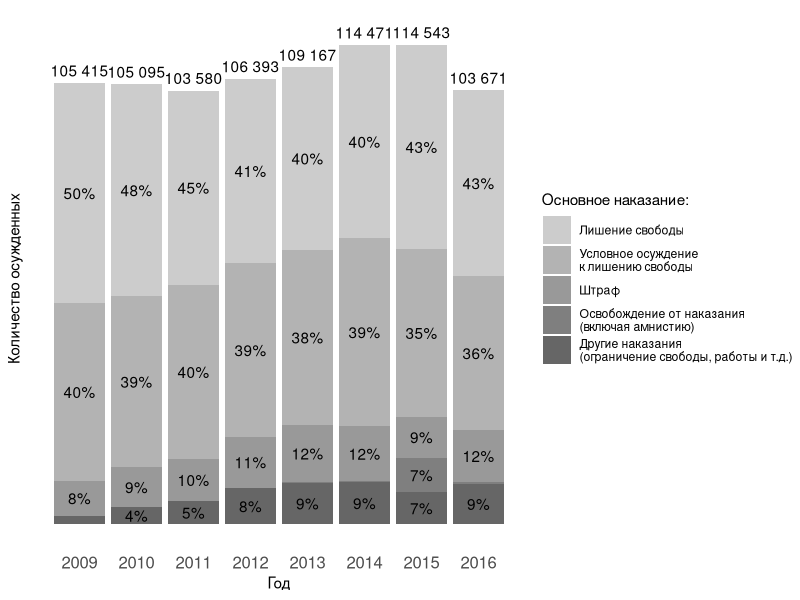

R code for this plot:
library(reshape2)
library(ggplot2)
library(scales)
library(dplyr)

d <- read.csv2("data/drug_court_decision_stats_2009-2016.csv", stringsAsFactors = F)

# Melt data
d.m <- melt(d,id.vars = "year", measure.vars = c("imprisonment",
                                                 "probation",
                                                 "fine",
                                                 "amnesty",
                                                 "other_outcomes")) ## just melt(dat) should work

# Calculate percentages

d.m <- d.m %>%
  group_by(year) %>%
  do(mutate(., perc = value / sum(value) * 100))

d.m$perc_label <- paste0(sprintf("%.0f", d.m$perc), "%")
d.m$perc_label[d.m$perc_label %in% c('0%',"1%", "2%")] <- ''

totals <- d.m %>%
  group_by(year) %>%
  summarize(total = sum(value))
totals$label <- paste(format(totals$total, big.mark = " "))


p <- ggplot() +
  geom_bar(data = d.m, aes(x = year, y = value,fill=variable), stat="identity") +
  theme_minimal() +
  theme(panel.grid.minor = element_blank(),
        panel.grid.major = element_blank(),
        legend.box='vertical',
        legend.margin=margin(t = 0,
                             r = 0,
                             b = 0,
                             l = 0,
                             unit='cm'),
        legend.key = element_rect(size = 0),
        legend.key.size = unit(1.5, 'lines'),
        axis.text.x = element_text(size=12))+
  scale_y_continuous(name='Количество осужденных', labels = NULL)+
  scale_x_continuous(breaks=c(2009:2016))+
  geom_text(data = d.m, aes(x = year, y = value,fill=variable, label = perc_label), 
            position = position_stack(vjust = 0.5))+
  geom_text(data = totals, aes(year, total + 3000, label = label, fill = NULL)) +
  labs(x="Год", fill="Основное наказание:") +
  scale_fill_manual(labels = c("Лишение свободы",
                               "Условное осуждение\nк лишению свободы",
                               "Штраф",
                               "Освобождение от наказания\n(включая амнистию)",
                               "Другие наказания\n(ограничение свободы, работы и т.д.)"),
                    values = c('grey80', 'grey70', 'grey60', 'grey50', 'grey40'))

p

#png(width = 10, height = 5, units = 'in', 
#    filename = "suddep_dynamics_2009-2016.png",
#    type = "cairo", antialias = "subpixel", family = "malgun", res = 400)
#p
#dev.off()

